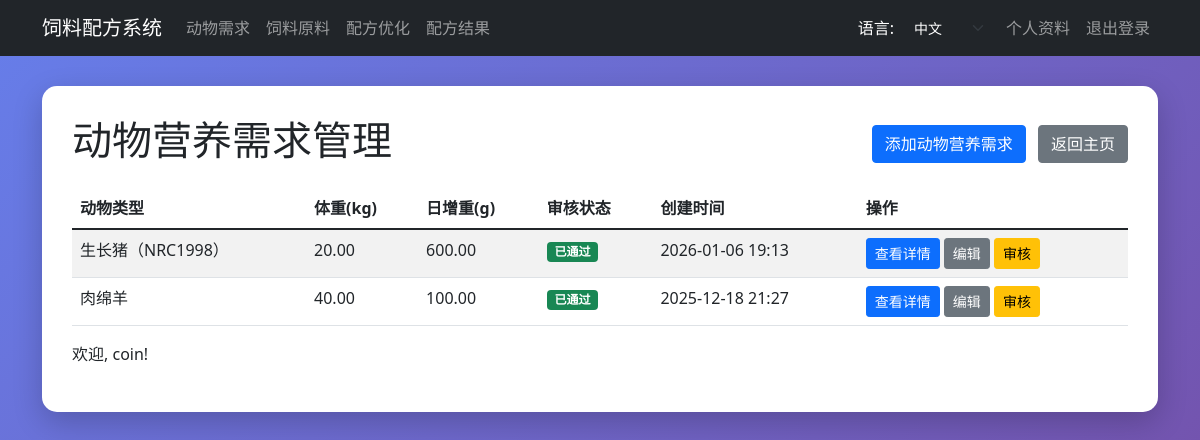
The app's page /animal_requirements/ (signed in), older data.
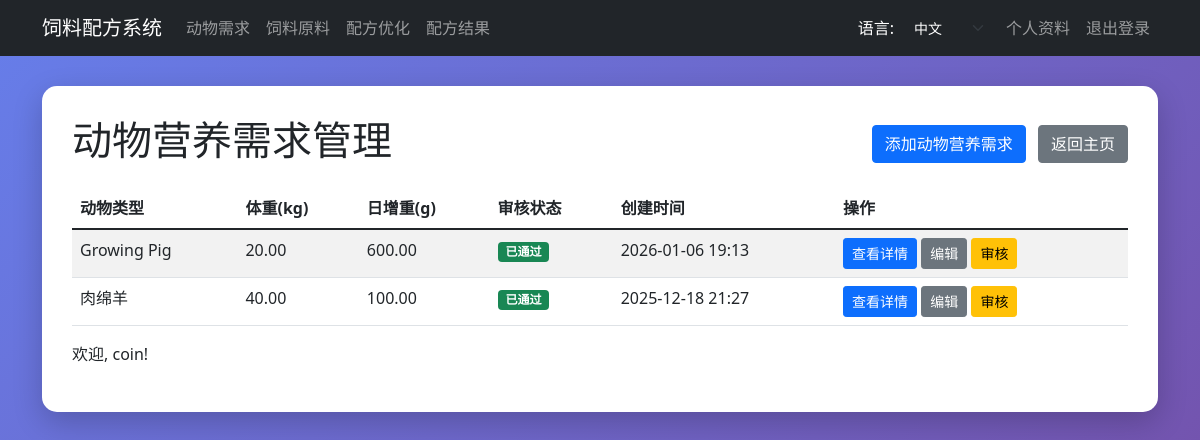
The same page, newer data.
### animal_requirements/models.py (models this page shows, shortened)
class AnimalRequirement(models.Model):
    DRAFT = 'draft'  # 草稿状态
    PENDING = 'pending'
    APPROVED = 'approved'
    REJECTED = 'rejected'
    STATUS_CHOICES = [
        (DRAFT, _('草稿')),
        (PENDING, _('待审核')),
        (APPROVED, _('已通过')),
        (REJECTED, _('已拒绝')),
    ]
    status = models.CharField(max_length=10, choices=STATUS_CHOICES, default=DRAFT, verbose_name=_("审核状态"))
    animal_type = models.CharField(max_length=50, verbose_name=_("动物类型"))
    body_weight = models.DecimalField(max_digits=6, decimal_places=2, verbose_name=_("体重(kg)"))
    daily_gain = models.DecimalField(max_digits=6, decimal_places=2, verbose_name=_("日增重(g)"))
    dm_lower = models.DecimalField(max_digits=6, decimal_places=2, default=0, verbose_name="干物质下界(%))")
    dm_upper = models.DecimalField(max_digits=6, decimal_places=2, default=0, verbose_name="干物质上界(%))")
    calcium_lower = models.DecimalField(max_digits=6, decimal_places=2, default=0, verbose_name=_("钙下界(%))"))
    calcium_upper = models.DecimalField(max_digits=6, decimal_places=2, default=0, verbose_name=_("钙上界(%))"))
    protein_lower = models.DecimalField(max_digits=6, decimal_places=2, default=0, verbose_name=_("蛋白下界(%))"))
    protein_upper = models.DecimalField(max_digits=6, decimal_places=2, default=0, verbose_name=_("蛋白上界(%))"))
    phosphorus_lower = models.DecimalField(max_digits=6, decimal_places=2, default=0, verbose_name=_("磷下界(%))"))
    phosphorus_upper = models.DecimalField(max_digits=6, decimal_places=2, default=0, verbose_name=_("磷上界(%))"))
    ndf_lower = models.DecimalField(max_digits=6, decimal_places=2, default=0, verbose_name=_("中性洗涤纤维下界(%))"))
    ndf_upper = models.DecimalField(max_digits=6, decimal_places=2, default=0, verbose_name=_("中性洗涤纤维上界(%))"))
    energy_lower = models.DecimalField(max_digits=8, decimal_places=2, default=0, verbose_name=_("代谢能下界(kcal/kg))"))
    energy_upper = models.DecimalField(max_digits=8, decimal_places=2, default=0, verbose_name=_("代谢能上界(kcal/kg))"))
    mp_lower = models.DecimalField(max_digits=8, decimal_places=2, default=0, verbose_name=_("代谢蛋白下界(%))"))
    mp_upper = models.DecimalField(max_digits=8, decimal_places=2, default=0, verbose_name=_("代谢蛋白上界(%))"))
    created_by = models.ForeignKey(CustomUser, on_delete=models.CASCADE, related_name='created_requirements',
                                   verbose_name=_("提交用户"), null=True, blank=True)
    approved_by = models.ForeignKey(CustomUser, null=True, blank=True, on_delete=models.SET_NULL,
                                    related_name='approved_requirements', verbose_name=_("审核用户"))
    approved_at = models.DateTimeField(null=True, blank=True, verbose_name=_("审核时间"))
    created_at = models.DateTimeField(auto_now_add=True, verbose_name=_("创建时间"))
    class Meta:
        verbose_name = _("动物营养需求")
        verbose_name_plural = _("动物营养需求")

### animal_requirements/views.py (the view)
# urls.py: path('', views.animal_requirements_list, name='animal_requirements_list'),
@login_required
def animal_requirements_list(request):
    requirements = AnimalRequirement.objects.all().order_by('animal_type', 'body_weight')
    return render(request, 'animal_requirements/list.html', {'requirements': requirements})

### animal_requirements/templates/animal_requirements/list.html (shortened to what this page needs)
{% extends 'base.html' %}
{% load i18n %}
{% block content %}
<div class="d-flex justify-content-between align-items-center mb-3">
    <h1>{% trans "动物营养需求管理" %}</h1>
    <div>
        <a href="{% url 'add_animal_requirement' %}" class="btn btn-primary me-2">{% trans "添加动物营养需求" %}</a>
        <a href="{% url 'home' %}" class="btn btn-secondary">{% trans "返回主页" %}</a>
    </div>
</div>
<table class="table table-striped">
    <thead>
        <tr>
            <th>{% trans "动物类型" %}</th>
            <th>{% trans "体重(kg)" %}</th>
            <th>{% trans "日增重(g)" %}</th>
            <th>{% trans "审核状态" %}</th>
            <th>{% trans "创建时间" %}</th>
            <th>{% trans "操作" %}</th>
        </tr>
    </thead>
    <tbody>
        {% for requirement in requirements %}
        <tr>
            <td>{{ requirement.animal_type }}</td>
            <td>{{ requirement.body_weight }}</td>
            <td>{{ requirement.daily_gain }}</td>
            <td>
                {% if requirement.status == 'pending' %}
                <span class="badge bg-warning">{% trans "待审核" %}</span>
                {% elif requirement.status == 'approved' %}
                <span class="badge bg-success">{% trans "已通过" %}</span>
                {% elif requirement.status == 'rejected' %}
                <span class="badge bg-danger">{% trans "已拒绝" %}</span>
                {% endif %}
            </td>
            <td>{{ requirement.created_at|date:"Y-m-d H:i" }}</td>
            <td>
                <a href="{% url 'animal_requirement_detail' requirement.id %}" class="btn btn-sm btn-primary">{% trans "查看详情" %}</a>
                {% if requirement.status == 'pending' %}
                <button class="btn btn-sm btn-secondary disabled" title="该记录已提交审核，无法编辑">{% trans "编辑" %}</button>
                {% else %}
                <a href="{% url 'edit_animal_requirement' requirement.id %}" class="btn btn-sm btn-secondary">{% trans "编辑" %}</a>
                {% endif %}
                {% if user.is_superuser %}
                <a href="{% url 'review_animal_requirement' requirement.id %}" class="btn btn-sm btn-warning">{% trans "审核" %}</a>
                {% endif %}
            </td>
        </tr>
        {% empty %}
        <tr>
            <td colspan="6" class="text-center">{% trans "暂无动物营养需求数据" %}</td>
        </tr>
        {% endfor %}
    </tbody>
</table>
{% if user.is_authenticated %}
    <p>{% trans "欢迎, " %}{{ user.username }}!</p>
{% else %}
    <p>您尚未登录，请 <a href="{% url 'login' %}">{% trans "登录" %}</a> 或 <a href="{% url 'register' %}">{% trans "注册" %}</a>。</p>
{% endif %}
{% endblock %}

Row changes from the older to the newer data that the page shows:
changed AnimalRequirement: animal_type "生长猪（NRC1998）" → "Growing Pig"
